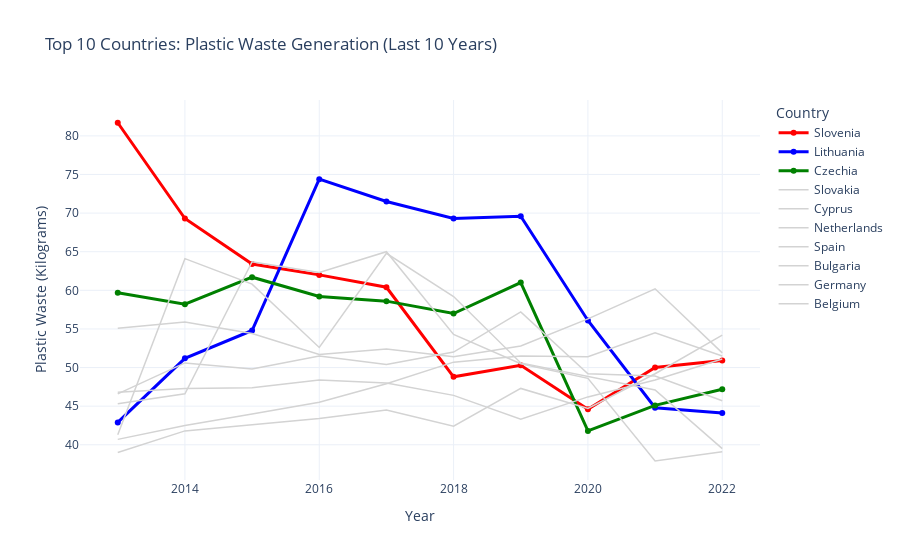

Write notebook code for a chart like this one.
### Code cell
# Filter the last 10 years
last_10_years = sorted(df_packaging_recy['TIME_PERIOD'].unique())[-10:]
df_recent = df_packaging_recy[df_packaging_recy['TIME_PERIOD'].isin(last_10_years)]

# Group by country and sum plastic waste over last 10 years
country_totals = df_recent.groupby('Geopolitical entity (reporting)')['OBS_VALUE'].sum().sort_values(ascending=False)

# Get top 10 countries
top10_countries = country_totals.head(10).index.tolist()
top3 = top10_countries[:3]
rest7 = top10_countries[3:]

# Filter data only for top 10 countries
df_top10 = df_recent[df_recent['Geopolitical entity (reporting)'].isin(top10_countries)]

# Create figure
fig = go.Figure()

# Add top 3 countries with vibrant colors
highlight_colors = ['red', 'blue', 'green']
for i, country in enumerate(top3):
    df_country = df_top10[df_top10['Geopolitical entity (reporting)'] == country]
    fig.add_trace(go.Scatter(
        x=df_country['TIME_PERIOD'],
        y=df_country['OBS_VALUE'],
        mode='lines+markers',
        name=country,
        line=dict(color=highlight_colors[i], width=3),
        marker=dict(size=6)
    ))

# Add rest of top 10 countries with subtle grey color
for country in rest7:
    df_country = df_top10[df_top10['Geopolitical entity (reporting)'] == country]
    fig.add_trace(go.Scatter(
        x=df_country['TIME_PERIOD'],
        y=df_country['OBS_VALUE'],
        mode='lines',
        name=country,
        line=dict(color='lightgrey', width=1.5),
        showlegend=True
    ))

# Layout customization
fig.update_layout(
    title='Top 10 Countries: Plastic Waste Generation (Last 10 Years)',
    xaxis_title='Year',
    yaxis_title='Plastic Waste (Kilograms)',
    template='plotly_white',
    legend_title='Country',
    hovermode='x unified'
)

fig.show()

### Figure 1 — Plotly figure (JSON) as saved in the notebook; plotly's stock layout.template omitted (floating-point values rounded to 4 significant figures)
{"data": [{"line": {"color": "red", "width": 3}, "marker": {"size": 6}, "mode": "lines+markers", "name": "Slovenia", "type": "scatter", "x": [2013, 2014, 2015, 2016, 2017, 2018, 2019, 2020, 2021, 2022], "y": [81.7, 69.3, 63.4, 62.0, 60.4, 48.8, 50.3, 44.6, 50.0, 50.9]}, {"line": {"color": "blue", "width": 3}, "marker": {"size": 6}, "mode": "lines+markers", "name": "Lithuania", "type": "scatter", "x": [2013, 2014, 2015, 2016, 2017, 2018, 2019, 2020, 2021, 2022], "y": [42.9, 51.2, 54.8, 74.4, 71.5, 69.3, 69.6, 56.1, 44.8, 44.1]}, {"line": {"color": "green", "width": 3}, "marker": {"size": 6}, "mode": "lines+markers", "name": "Czechia", "type": "scatter", "x": [2013, 2014, 2015, 2016, 2017, 2018, 2019, 2020, 2021, 2022], "y": [59.7, 58.2, 61.7, 59.2, 58.6, 57.0, 61.0, 41.8, 45.1, 47.2]}, {"line": {"color": "lightgrey", "width": 1.5}, "mode": "lines", "name": "Slovakia", "showlegend": true, "type": "scatter", "x": [2013, 2014, 2015, 2016, 2017, 2018, 2019, 2020, 2021, 2022], "y": [55.1, 55.9, 54.4, 51.7, 52.4, 51.4, 52.8, 56.3, 60.2, 51.9]}, {"line": {"color": "lightgrey", "width": 1.5}, "mode": "lines", "name": "Cyprus", "showlegend": true, "type": "scatter", "x": [2013, 2014, 2015, 2016, 2017, 2018, 2019, 2020, 2021, 2022], "y": [45.3, 46.6, 63.7, 62.3, 65.0, 54.3, 50.5, 48.6, 37.9, 39.1]}, {"line": {"color": "lightgrey", "width": 1.5}, "mode": "lines", "name": "Netherlands", "showlegend": true, "type": "scatter", "x": [2013, 2014, 2015, 2016, 2017, 2018, 2019, 2020, 2021, 2022], "y": [46.6, 50.6, 49.8, 51.5, 50.4, 52.0, 57.2, 49.2, 48.9, 45.7]}, {"line": {"color": "lightgrey", "width": 1.5}, "mode": "lines", "name": "Spain", "showlegend": true, "type": "scatter", "x": [2013, 2014, 2015, 2016, 2017, 2018, 2019, 2020, 2021, 2022], "y": [40.7, 42.5, 44.0, 45.5, 47.9, 50.7, 51.5, 51.4, 54.5, 51.5]}, {"line": {"color": "lightgrey", "width": 1.5}, "mode": "lines", "name": "Bulgaria", "showlegend": true, "type": "scatter", "x": [2013, 2014, 2015, 2016, 2017, 2018, 2019, 2021, 2022], "y": [41.3, 64.1, 60.8, 52.6, 64.8, 59.2, 50.6, 47.1, 39.5]}, {"line": {"color": "lightgrey", "width": 1.5}, "mode": "lines", "name": "Germany", "showlegend": true, "type": "scatter", "x": [2013, 2014, 2015, 2016, 2017, 2018, 2019, 2020, 2021, 2022], "y": [46.8, 47.3, 47.4, 48.4, 48.0, 46.4, 43.3, 46.2, 48.4, 51.1]}, {"line": {"color": "lightgrey", "width": 1.5}, "mode": "lines", "name": "Belgium", "showlegend": true, "type": "scatter", "x": [2013, 2014, 2015, 2016, 2017, 2018, 2019, 2020, 2021, 2022], "y": [39.0, 41.8, 42.6, 43.4, 44.5, 42.4, 47.3, 44.7, 49.2, 54.2]}], "layout": {"hovermode": "x unified", "legend": {"title": {"text": "Country"}}, "title": {"text": "Top 10 Countries: Plastic Waste Generation (Last 10 Years)"}, "xaxis": {"title": {"text": "Year"}}, "yaxis": {"title": {"text": "Plastic Waste (Kilograms)"}}}}
